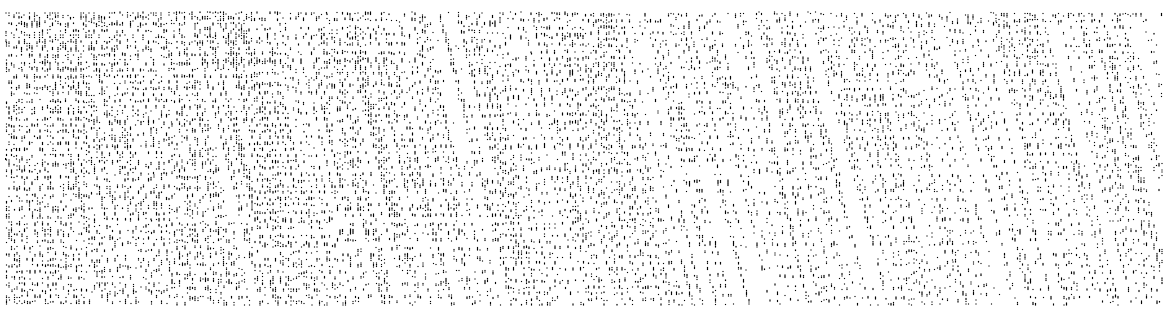
#> input picture airshower_plots/fardet_r00029307_s25_DDenergy_N23-10-24_v1_data.ultrashowerimages_ntuple_2090_yz.png, 2345 x 636 px, found by its file name (shown at 1/2 size)
$ python fft_hough.py
#> lines starting #> are read from the running program, lines starting #| are printed output that depends on the picture
import numpy as np
from numpy.fft import fft2, fftshift
import matplotlib.pyplot as plt
from PIL import Image, ImageOps
from skimage.transform import hough_line, hough_line_peaks

# Load and prepare the image
evtImage = Image.open('fardet_r00029307_s25_DDenergy_N23-10-24_v1_data.ultrashowerimages_ntuple_2090_yz.png')  # Replace with your path
#> evtImage is the input picture: PIL image 2345x636 RGBA; mean R, G, B, A 240.2, 240.2, 240.2, 255
evtImage = ImageOps.invert(evtImage.convert("L"))  # Invert grayscale
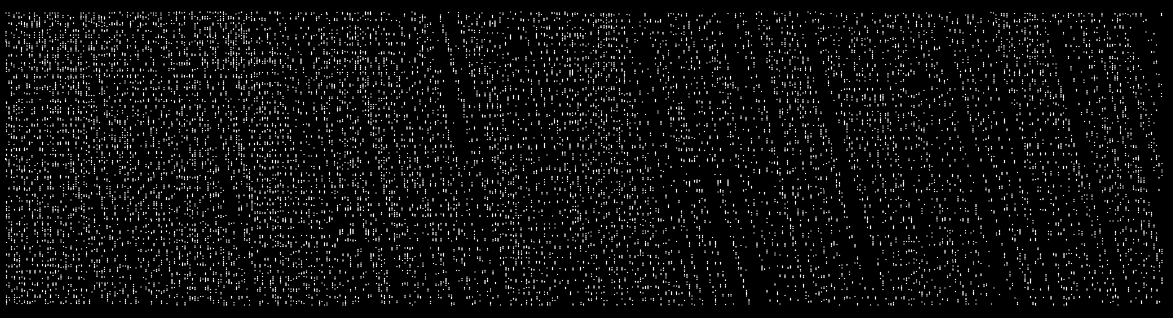
#> evtImage: PIL image 2345x636 L (shown at 1/2 size); min 0, max 255, mean 14.8

# Convert to array and crop center
array = np.asarray(evtImage, dtype=np.float32)
h, w = array.shape
#> h = 636; w = 2345
halfH, halfW = h // 2, w // 2
#> halfH = 318; halfW = 1172
r = min(halfH, halfW) - 5  # square crop radius
#> r = 313
box = array[halfH - r:halfH + r, halfW - r:halfW + r]
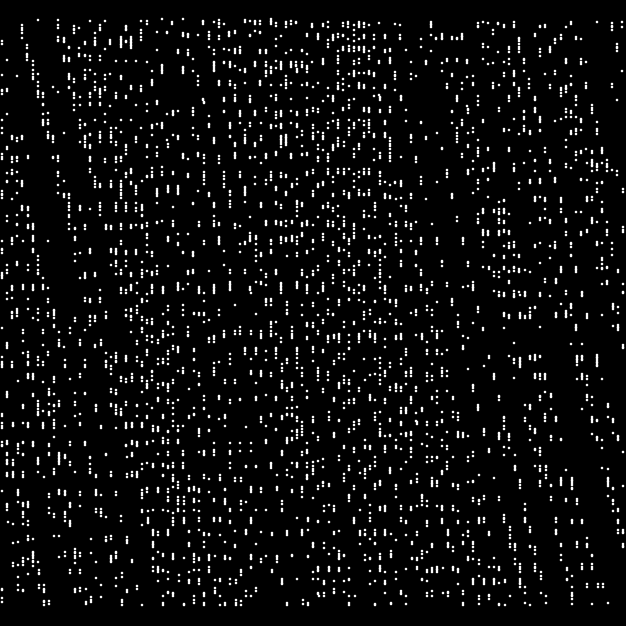
#> box: shape (626, 626) float32; min 0, max 255, mean 14.3

# Compute FFT
fft_map = fftshift(fft2(box)) / (w * h)
fft_mag = np.log1p(np.square(1000 * np.abs(fft_map)))
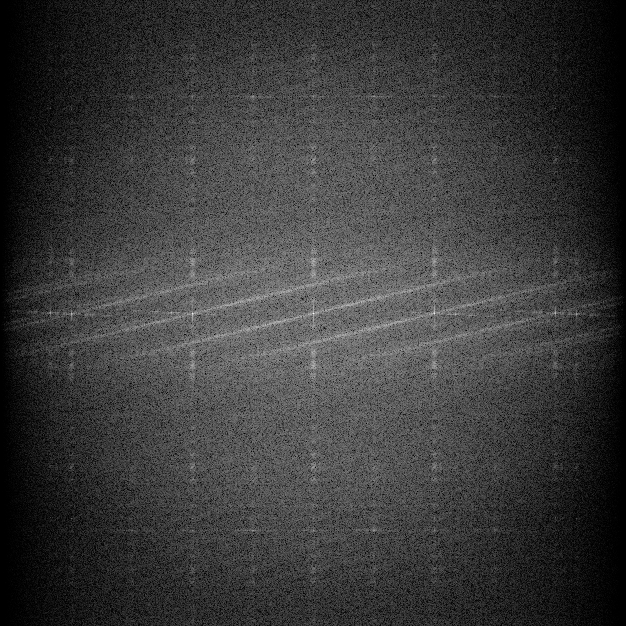
#> fft_mag: shape (626, 626) float64; min 1.11e-05, max 16.47, mean 3.8; drawn with min black and max white
#fft_mag = np.square(1000*np.abs(fft_map))
fft_mag[fft_mag < 8] = 0  # noise threshold
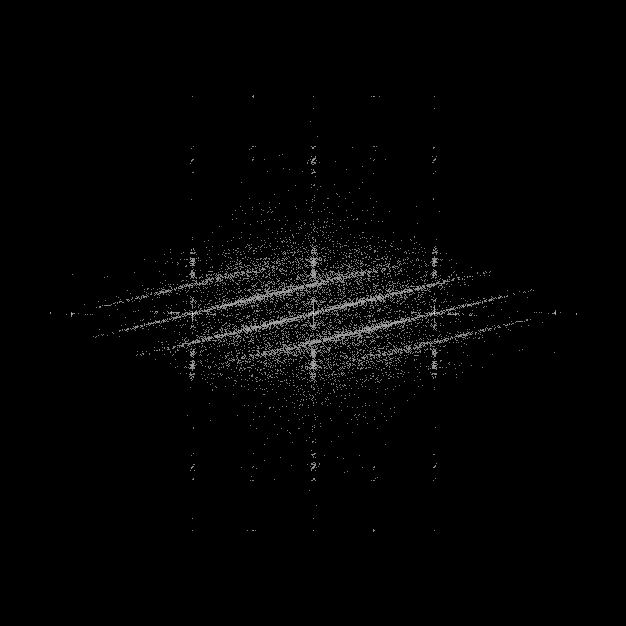
#> fft_mag: shape (626, 626) float64; min 0, max 16.47, mean 0.235; drawn with min black and max white

# Hough transform
hspace, angles, dists = hough_line(fft_mag, theta=np.linspace(-np.pi/2, np.pi/2, 3600))
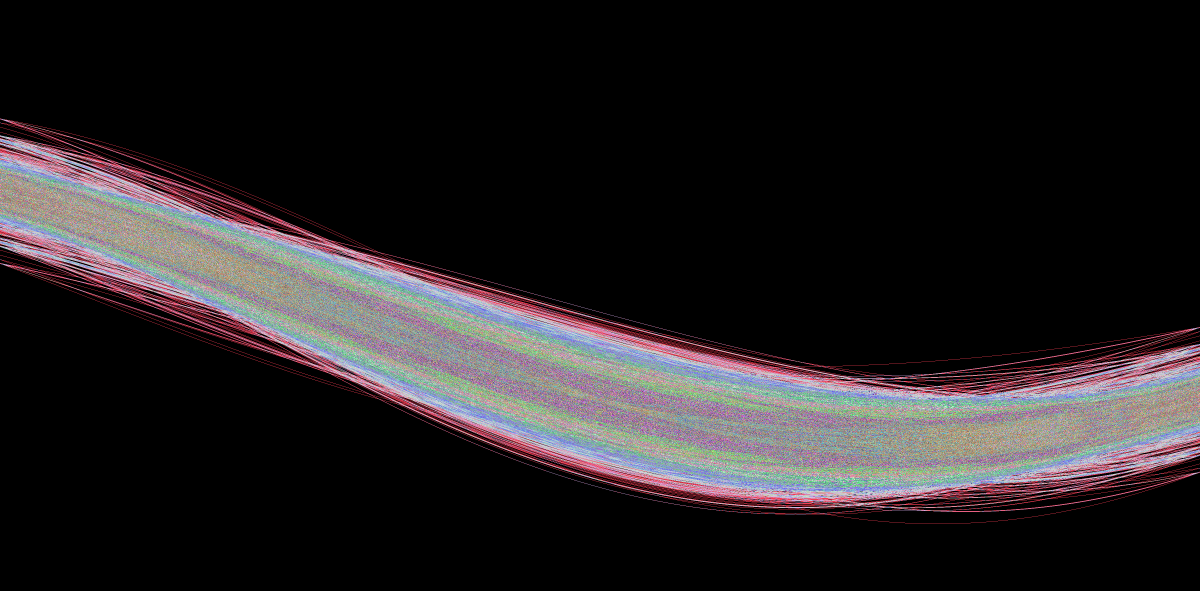
#> hspace: shape (1773, 3600) uint64 (shown at 1/3 size); 249 distinct labels, from 0 to 261; one colour per label, 0 black
#> angles = 3600 values from -1.57 to 1.57; dists = 1773 values from -886 to 886
peaks, peakAngles, peakDists = hough_line_peaks(hspace, angles, dists, num_peaks=10, min_angle=1, min_distance=1)
#> peaks = [261, 255, 254, 253, 247, 245, 238, 233, 233, 231]; peakAngles = [1.34, 1.34, 1.33, 1.33, 1.33, 1.33, 1.33, 1.33, 1.32, 1.34]; peakDists = [377, 376, 378, 378, 379, 379, 379, 409, 380, 404]

# --- Plotting ---
fig, axs = plt.subplots(1, 2, figsize=(12, 7))

# 1. Original (inverted) image box
#axs[0].imshow(box, cmap='gray')
#axs[0].set_title('Cropped Center (Inverted)')
#axs[0].axis('off')

# 2. FFT Map
axs[0].imshow(fft_mag, cmap='inferno')
#axs[1].set_title('FFT Log Magnitude')
axs[0].axis('off')

# 3. Hough lines on FFT Map
axs[1].imshow(fft_mag, cmap='gray')
axs[1].axis('off')

# Lock axis limits to prevent resizing from plotted lines
axs[1].set_xlim(0, fft_mag.shape[1])
axs[1].set_ylim(fft_mag.shape[0], 0)  # flip Y-axis for image coordinates

# Overlay Hough lines
for angle, dist in zip(peakAngles, peakDists):
    x = np.linspace(0, fft_mag.shape[1], 1000)
    y = (dist - x * np.cos(angle)) / np.sin(angle)
    axs[1].plot(x, y, '-r', linewidth=1)
#> this loop made 10 passes
#> (angle, dist) on passes 1 to 10: (1.34, 377), (1.34, 376), (1.33, 378), (1.33, 378), (1.33, 379), (1.33, 379), (1.33, 379), (1.33, 409), (1.32, 380), (1.34, 404)

plt.tight_layout()
plt.savefig("fft_hough_yz.png")
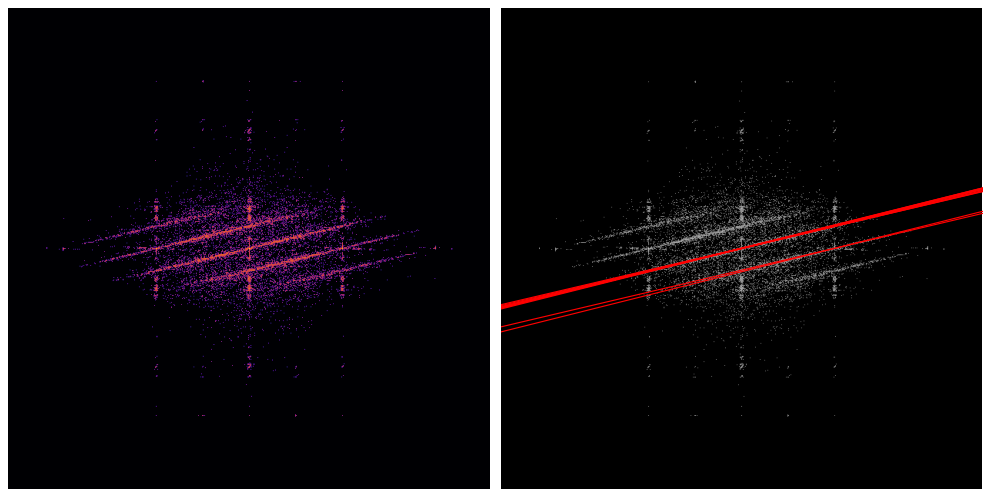
#> figure drawn by matplotlib, 2 panels
plt.savefig("fft_hough_yz.eps")
plt.savefig("fft_hough_yz.pdf")
#plt.show()

$ run again, with airshower_plots/AltitudeAzimuth_density_uniform.png copied over airshower_plots/fardet_r00029307_s25_DDenergy_N23-10-24_v1_data.ultrashowerimages_ntuple_2090_yz.png
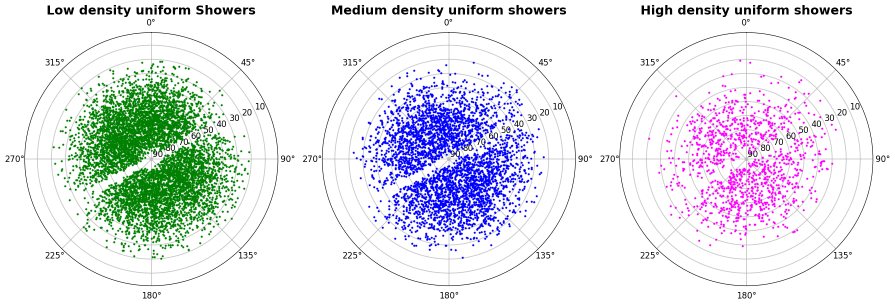
#> input picture airshower_plots/AltitudeAzimuth_density_uniform.png, 1790 x 610 px, found by its file name (shown at 1/2 size)
#> evtImage is the input picture: PIL image 1790x610 RGBA; mean R, G, B, A 228.3, 231, 236.6, 255
#> evtImage: PIL image 1790x610 L
#> `hspace, angles, dists = hough_line(fft_mag, theta=np.linspace(-np.pi/2..`:
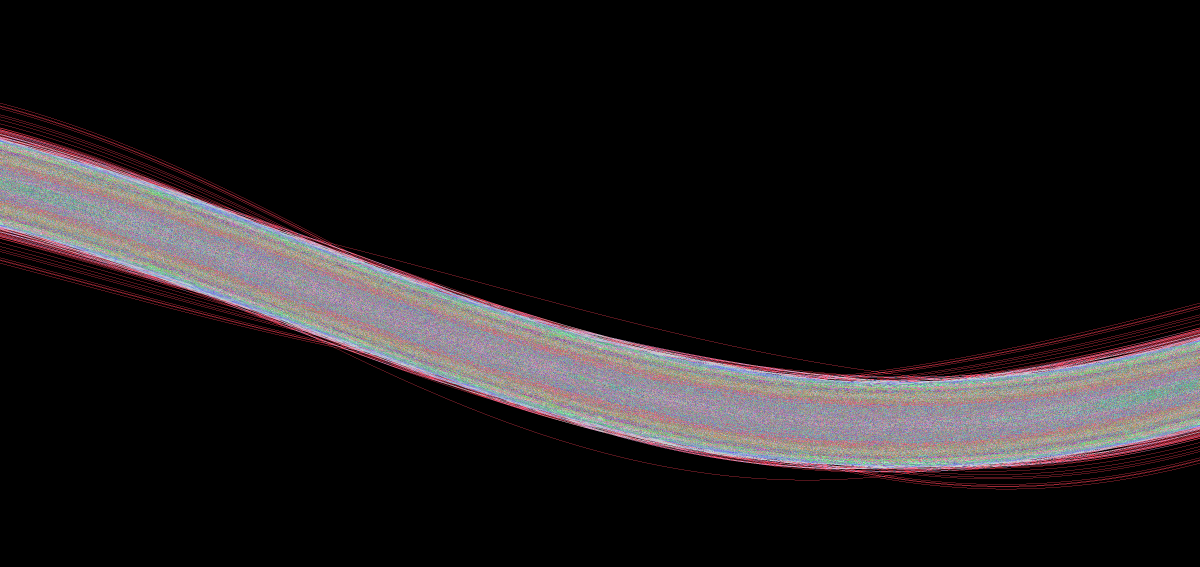
#> hspace: shape (1699, 3600) uint64 (shown at 1/3 size); 232 distinct labels, from 0 to 279; one colour per label, 0 black
#> angles = 3600 values from -1.57 to 1.57; dists = 1699 values from -849 to 849
#> peaks = [279, 256, 255, 226, 223, 222, 220, 215, 214, 214]; peakAngles = [0.000436, -0.00306, 0.00306, -0.785, -1.11, 0.785, -0.784, -0.785, -0.785, -0.786]; peakDists = [300, 299, 301, -8, -149, 421, -2, 9, -20, 0]
#> the loop `for angle, dist in zip(peakAngles, peakDists):` made 10 passes
#> (angle, dist) on passes 1 to 8: (0.000436, 300), (-0.00306, 299), (0.00306, 301), (-0.785, -8), (-1.11, -149), (0.785, 421), (-0.784, -2), (-0.785, 9)
#> `plt.savefig("fft_hough_yz.png")`:
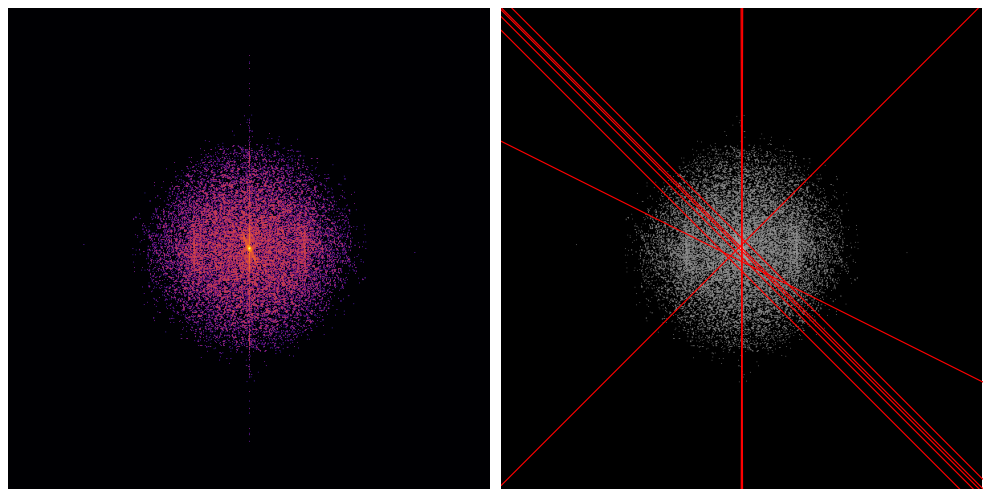
#> figure drawn by matplotlib, 2 panels

$ run again, with airshower_plots/RA_dist.png copied over airshower_plots/fardet_r00029307_s25_DDenergy_N23-10-24_v1_data.ultrashowerimages_ntuple_2090_yz.png
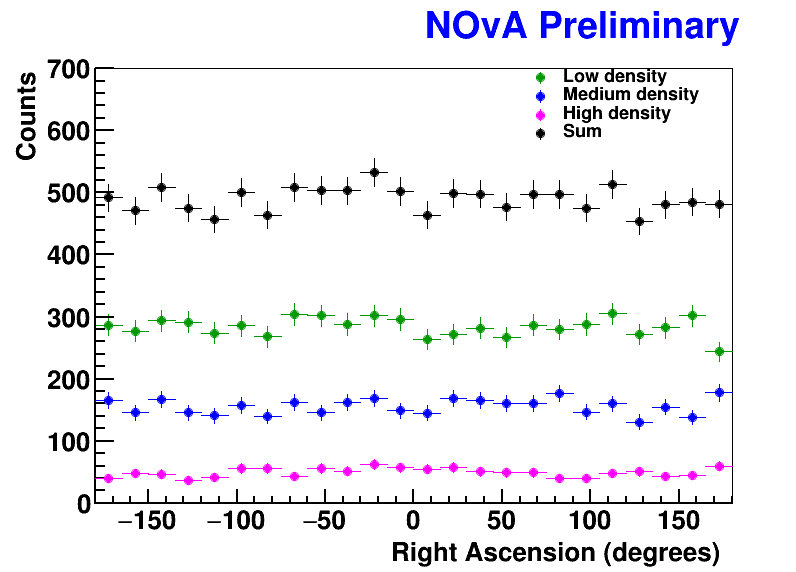
#> input picture airshower_plots/RA_dist.png, 796 x 572 px, found by its file name
#> evtImage is the input picture: PIL image 796x572 RGB; mean R, G, B 240.4, 240.1, 243.7
#> evtImage: PIL image 796x572 L
#> `hspace, angles, dists = hough_line(fft_mag, theta=np.linspace(-np.pi/2..`:
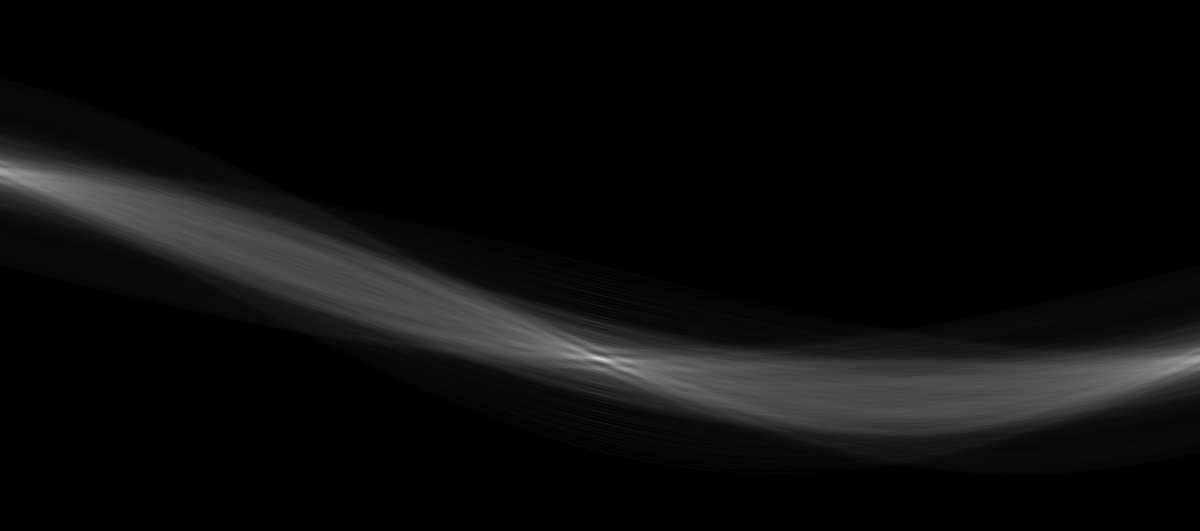
#> hspace: shape (1591, 3600) uint64 (shown at 1/3 size); min 0, max 560, mean 26.5; drawn with min black and max white
#> angles = 3600 values from -1.57 to 1.57; dists = 1591 values from -795 to 795
#> peaks = [560, 507, 478, 472, 469, 463, 460, 460, 459, 459]; peakAngles = [0.000436, 0.0048, -0.00393, 0.00829, -0.01, -0.00829, 0.0135, -0.00655, -0.00742, -0.01]; peakDists = [281, 283, 279, 285, 276, 277, 286, 278, 281, 280]
#> the loop `for angle, dist in zip(peakAngles, peakDists):` made 10 passes
#> (angle, dist) on passes 1 to 8: (0.000436, 281), (0.0048, 283), (-0.00393, 279), (0.00829, 285), (-0.01, 276), (-0.00829, 277), (0.0135, 286), (-0.00655, 278)
#> `plt.savefig("fft_hough_yz.png")`:
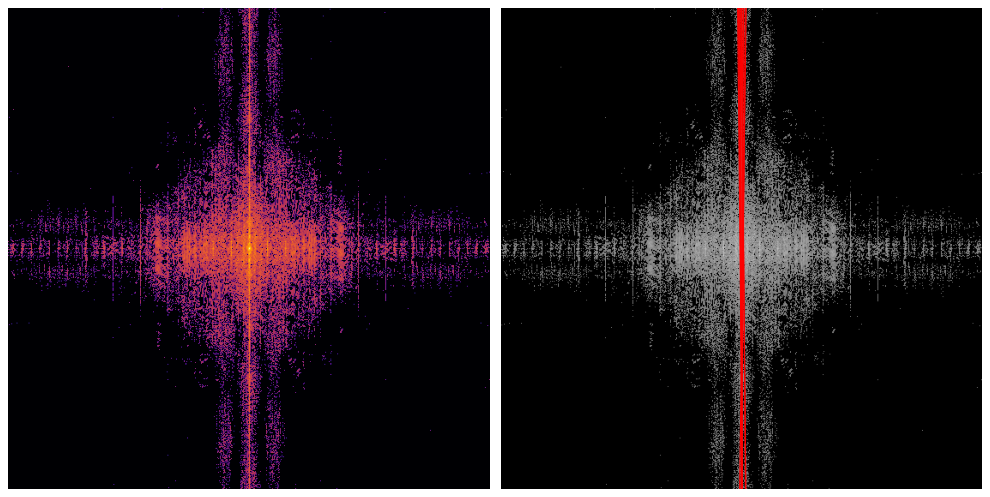
#> figure drawn by matplotlib, 2 panels
